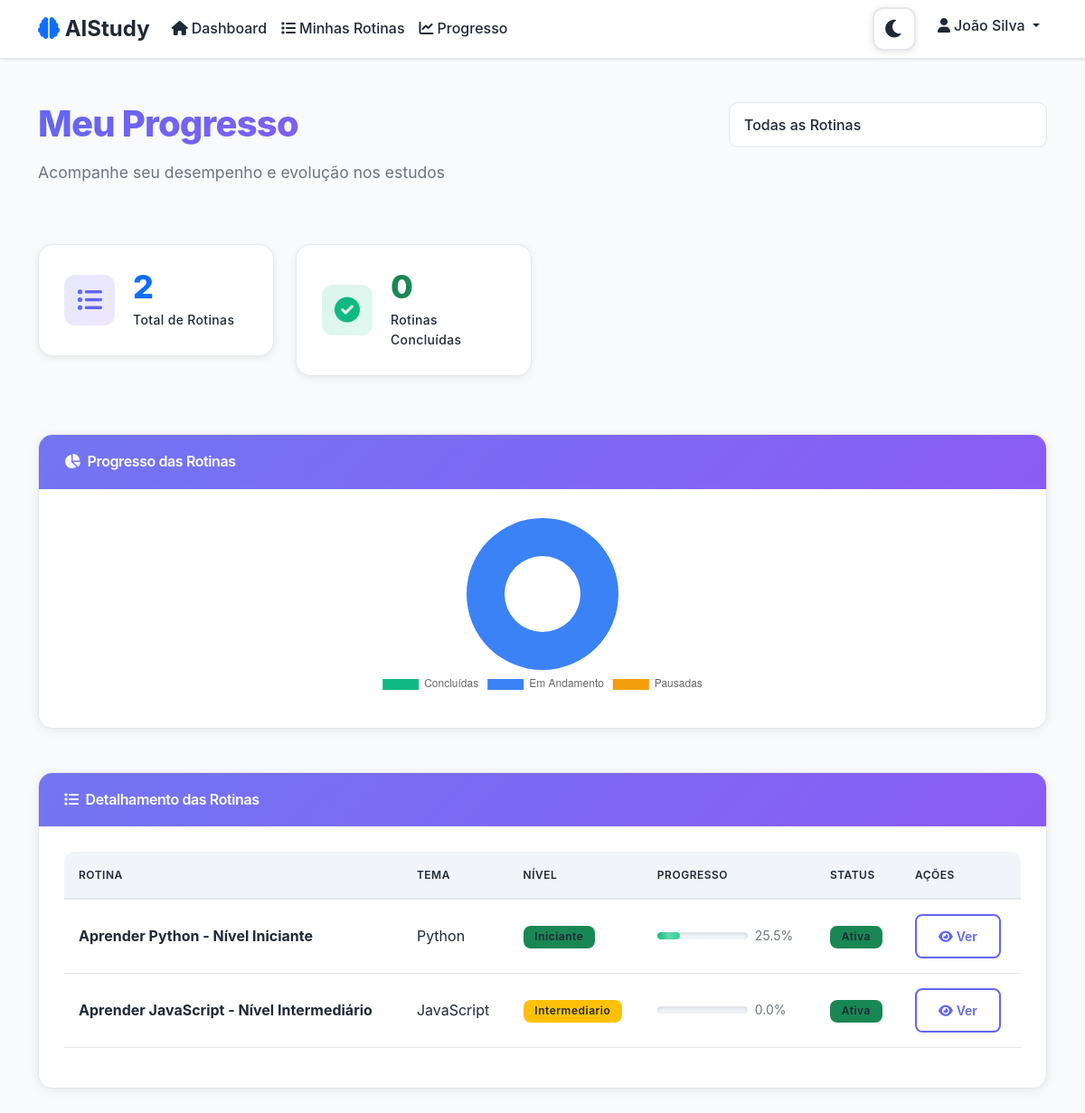
The page /progresso.php (signed in) on the database its author committed.
### tables this page shows
CREATE TABLE routines (
    id INT AUTO_INCREMENT PRIMARY KEY,
    user_id INT NOT NULL,
    titulo VARCHAR(200) NOT NULL,
    tema VARCHAR(100) NOT NULL,
    nivel ENUM('iniciante', 'intermediario', 'avancado') NOT NULL,
    tempo_diario INT NOT NULL COMMENT 'em minutos',
    dias_disponiveis JSON NOT NULL COMMENT 'array de dias da semana',
    horario_disponivel TIME NOT NULL,
    progresso DECIMAL(5,2) DEFAULT 0.00,
    status ENUM('ativa', 'pausada', 'concluida') DEFAULT 'ativa',
    data_inicio DATE DEFAULT NULL,
    data_fim DATE DEFAULT NULL,
    created_at TIMESTAMP DEFAULT CURRENT_TIMESTAMP,
    updated_at TIMESTAMP DEFAULT CURRENT_TIMESTAMP ON UPDATE CURRENT_TIMESTAMP,
    FOREIGN KEY (user_id) REFERENCES users(id) ON DELETE CASCADE
);

### includes/session.php (called while the page is built, shortened)
<?php
function isLoggedIn() {
    return isset($_SESSION['user_id']) && !empty($_SESSION['user_id']);
}
function getCurrentUser() {
    return [
        'id' => $_SESSION['user_id'],
        'nome' => $_SESSION['user_nome'],
        'email' => $_SESSION['user_email']
    ];
}
?>

### classes/Routine.php (called while the page is built, shortened)
<?php
class Routine {
    private $conn;
    private $table_name = "routines";
    public function __construct($db) {
        $this->conn = $db;
    }
    public function getUserRoutines($user_id) {
        $query = "SELECT * FROM " . $this->table_name . "
                  WHERE user_id = :user_id
                  ORDER BY created_at DESC";
        $stmt = $this->conn->prepare($query);
        $stmt->bindParam(":user_id", $user_id);
        $stmt->execute();
        return $stmt->fetchAll(PDO::FETCH_ASSOC);
    }
}
?>

### progresso.php (the view, shortened to what this page needs)
<?php
require_once 'classes/Routine.php';
require_once 'includes/session.php';
$user = getCurrentUser();
$database = new Database();
$db = $database->getConnection();
$routine = new Routine($db);
$routines = $routine->getUserRoutines($user['id']);
$total_routines = count($routines);
$rotinas_concluidas = count(array_filter($routines, function($r) {
    return $r['status'] === 'concluida' || (float)$r['progresso'] >= 100.0;
}));
$rotinas_ativas = count(array_filter($routines, function($r) {
    return $r['status'] === 'ativa' && (float)$r['progresso'] < 100.0;
}));
$rotinas_pausadas = count(array_filter($routines, function($r) {
    return $r['status'] === 'pausada' && (float)$r['progresso'] < 100.0;
}));
$filtro_rotina = $_GET['rotina'] ?? 'todas';
$rotinas_filtradas = $routines;
?>
<!DOCTYPE html>
<html lang="pt-BR">
<head>
    <link href="https://cdn.jsdelivr.net/npm/bootstrap@5.1.3/dist/css/bootstrap.min.css" rel="stylesheet">
    <link href="https://cdnjs.cloudflare.com/ajax/libs/font-awesome/6.0.0/css/all.min.css" rel="stylesheet">
    <link href="assets/css/style.css" rel="stylesheet">
</head>
<body>
    <nav class="navbar navbar-expand-lg navbar-light">
        <div class="container">
            <a class="navbar-brand" href="dashboard.php">
                <i class="fas fa-brain text-primary"></i> AIStudy
            </a>
            <div class="collapse navbar-collapse" id="navbarNav">
                <ul class="navbar-nav me-auto">
                    <li class="nav-item">
                        <a class="nav-link" href="dashboard.php">
                            <i class="fas fa-home me-1"></i>Dashboard
                        </a>
                    </li>
                    <li class="nav-item">
                        <a class="nav-link" href="rotinas.php">
                            <i class="fas fa-list me-1"></i>Minhas Rotinas
                        </a>
                    </li>
                    <li class="nav-item">
                        <a class="nav-link active" href="progresso.php">
                            <i class="fas fa-chart-line me-1"></i>Progresso
                        </a>
                    </li>
                </ul>
                <ul class="navbar-nav">
                    <li class="nav-item me-3">
                        <button class="theme-toggle" onclick="toggleTheme()" title="Alternar modo escuro/claro">
                            <i class="fas fa-moon"></i>
                        </button>
                    </li>
                    <li class="nav-item dropdown">
                        <a class="nav-link dropdown-toggle" href="#" id="navbarDropdown" role="button" data-bs-toggle="dropdown">
                            <i class="fas fa-user me-1"></i><?php echo htmlspecialchars($user['nome']); ?>
                        </a>
                    </li>
                </ul>
            </div>
        </div>
    </nav>
    <div class="container mt-5 mb-5">
        <div class="row mb-5">
            <div class="col-12">
                <div class="d-flex justify-content-between align-items-start">
                    <div>
                        <h1 class="text-gradient mb-3" style="font-size: 2.5rem; font-weight: 800; letter-spacing: -0.02em;">
                            Meu Progresso
                        </h1>
                        <p class="text-muted" style="font-size: 1.1rem;">Acompanhe seu desempenho e evolução nos estudos</p>
                    </div>
                    <div class="d-flex gap-2">
                        <select class="form-select" id="filtroRotina" onchange="filtrarRotina()">
                            <option value="todas" <?php echo $filtro_rotina === 'todas' ? 'selected' : ''; ?>>Todas as Rotinas</option>
                        </select>
                    </div>
                </div>
            </div>
        </div>
        <div class="row mb-5">
            <div class="col-md-3 mb-3">
                <div class="stat-card stat-card-primary">
                    <div class="stat-icon-wrapper">
                        <i class="fas fa-list-ul stat-icon"></i>
                    </div>
                    <div class="stat-content">
                        <div class="stat-number text-primary"><?php echo $total_routines; ?></div>
                        <div class="stat-label">Total de Rotinas</div>
                    </div>
                </div>
            </div>
            <div class="col-md-3 mb-3">
                <div class="stat-card stat-card-success">
                    <div class="stat-icon-wrapper">
                        <i class="fas fa-check-circle stat-icon"></i>
                    </div>
                    <div class="stat-content">
                        <div class="stat-number text-success"><?php echo $rotinas_concluidas; ?></div>
                        <div class="stat-label">Rotinas Concluídas</div>
                    </div>
                </div>
            </div>
        </div>
        <div class="row mb-4">
            <div class="col-md-12 mb-4">
                <div class="card">
                    <div class="card-header">
                        <h6 class="mb-0">
                            <i class="fas fa-chart-pie me-2"></i>Progresso das Rotinas
                        </h6>
                    </div>
                    <div class="card-body" style="padding: 2rem;">
                        <canvas id="progressoChart" width="400" height="200"></canvas>
                    </div>
                </div>
            </div>
        </div>
        <div class="row">
            <div class="col-12">
                <div class="card">
                    <div class="card-header">
                        <h6 class="mb-0">
                            <i class="fas fa-list me-2"></i>Detalhamento das Rotinas
                        </h6>
                    </div>
                    <div class="card-body">
                        <?php if (empty($rotinas_filtradas)): ?>
                            <div class="text-center py-4">
                                <i class="fas fa-chart-line text-muted fa-3x mb-3"></i>
                                <h5>Nenhuma rotina encontrada</h5>
                                <p class="text-muted">Crie sua primeira rotina para começar a acompanhar seu progresso.</p>
                                <a href="criar-rotina.php" class="btn btn-primary">
                                    <i class="fas fa-plus me-2"></i>Criar Rotina
                                </a>
                            </div>
                        <?php else: ?>
                            <div class="table-responsive">
                                <table class="table table-hover">
                                    <thead>
                                        <tr>
                                            <th>Rotina</th>
                                            <th>Tema</th>
                                            <th>Nível</th>
                                            <th>Progresso</th>
                                            <th>Status</th>
                                            <th>Ações</th>
                                        </tr>
                                    </thead>
                                    <tbody>
                                        <?php foreach ($rotinas_filtradas as $rotina): ?>
                                            <tr>
                                                <td>
                                                    <strong><?php echo htmlspecialchars($rotina['titulo']); ?></strong>
                                                </td>
                                                <td><?php echo htmlspecialchars($rotina['tema']); ?></td>
                                                <td>
                                                    <span class="badge bg-<?php echo $rotina['nivel'] === 'iniciante' ? 'success' : ($rotina['nivel'] === 'intermediario' ? 'warning' : 'danger'); ?>">
                                                        <?php echo ucfirst($rotina['nivel']); ?>
                                                    </span>
                                                </td>
                                                <td>
                                                    <div class="d-flex align-items-center">
                                                        <div class="progress me-2" style="width: 100px; height: 8px;">
                                                            <div class="progress-bar" style="width: <?php echo $rotina['progresso']; ?>%"></div>
                                                        </div>
                                                        <small class="text-muted"><?php echo number_format($rotina['progresso'], 1); ?>%</small>
                                                    </div>
                                                </td>
                                                <td>
                                                    <?php
                                                    $is_concluida = (float)$rotina['progresso'] >= 100.0;
                                                    $status_display = $is_concluida ? 'concluida' : $rotina['status'];
                                                    $status_class = $is_concluida ? 'secondary' : ($rotina['status'] === 'ativa' ? 'success' : ($rotina['status'] === 'pausada' ? 'warning' : 'secondary'));
                                                    ?>
                                                    <span class="badge bg-<?php echo $status_class; ?>">
                                                        <?php echo ucfirst($status_display); ?>
                                                    </span>
                                                </td>
                                                <td>
                                                    <a href="rotina-detalhada.php?id=<?php echo $rotina['id']; ?>"
                                                       class="btn btn-sm btn-outline-primary">
                                                        <i class="fas fa-eye me-1"></i>Ver
                                                    </a>
                                                </td>
                                            </tr>
                                        <?php endforeach; ?>
                                    </tbody>
                                </table>
                            </div>
                        <?php endif; ?>
                    </div>
                </div>
            </div>
        </div>
    </div>
    <script>
        // Gráfico de Progresso das Rotinas
        const progressoCtx = document.getElementById('progressoChart').getContext('2d');
        new Chart(progressoCtx, {
            type: 'doughnut',
            data: {
                labels: ['Concluídas', 'Em Andamento', 'Pausadas'],
                datasets: [{
                    data: [<?php echo $rotinas_concluidas; ?>, <?php echo $rotinas_ativas; ?>, <?php echo $rotinas_pausadas; ?>],
                    backgroundColor: ['#10b981', '#3b82f6', '#f59e0b'],
                    borderWidth: 0
                }]
            },
            options: {
                responsive: true,
                maintainAspectRatio: false,
                plugins: {
                    legend: {
                        position: 'bottom'
                    }
                }
            }
        });
        function filtrarRotina() {
            const rotinaId = document.getElementById('filtroRotina').value;
            window.location.href = 'progresso.php?rotina=' + rotinaId;
        }
    </script>
</body>
</html>

### rows shown on the page
routines: titulo "Aprender Python - Nível Iniciante", tema "Python", nivel "Iniciante", progresso "25.5", status_display "Ativa"
routines: titulo "Aprender JavaScript - Nível Intermediário", tema "JavaScript", nivel "Intermediario", progresso "0.0", status_display "Ativa"

### other values the page prints
$user['nome'] "João Silva"
$total_routines "2"
$rotinas_concluidas "0"
chart data {{ $rotinas_concluidas }} 0
chart data {{ $rotinas_pausadas }} 0
